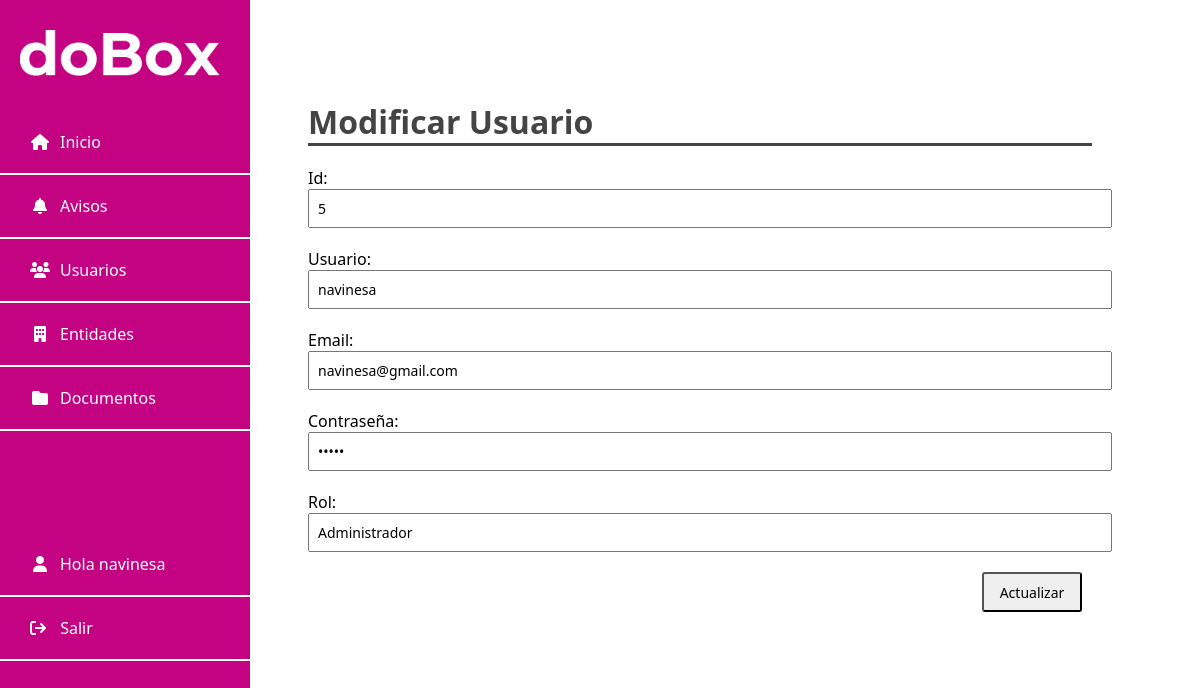
/usuarios/modificar_usuario.php?ID=5 (signed in), run on the app's committed database.
### tables this page shows
CREATE TABLE `tbl_usuarios` (
  `ID` int(11) NOT NULL,
  `USUARIO` varchar(50) NOT NULL,
  `EMAIL` varchar(50) NOT NULL,
  `PASS` varchar(20) NOT NULL,
  `ROL` varchar(15) NOT NULL
);

### login/Usuario_Sesion.php (called while the page is built, shortened)
<?php
class Usuario_Sesion
{
    private $usuario = null;
    private $rol = null;
    function __construct()
    {
        if (isset($_SESSION["usuario"]) || isset($_SESSION["rol"]) || isset($_SESSION["id"]) || isset($_SESSION["email"])) {
            $this->usuario = $_SESSION["usuario"];
            $this->rol = $_SESSION["rol"];
        }
    }
    public function getUsuario()
    {
        return $this->usuario;
    }
    public function getRol()
    {
        return $this->rol;
    }
}

### usuarios/modificar_usuario.php (the view, shortened to what this page needs)
<?php
require('../conexion.php');
include "../login/Usuario_Sesion.php";
$usuario_sesion = new Usuario_Sesion();
$usuario = $usuario_sesion->getUsuario();
$rol = $usuario_sesion->getRol();
$id = $_GET['ID'];
$query = "SELECT * FROM tbl_usuarios WHERE ID= '" . $id . "'";
$resultado = $mysqli->query($query);
$fila = $resultado->fetch_assoc();
?>
<!DOCTYPE html>
<html lang="en">
<head>
    <link rel="stylesheet" type="text/css" href="../css/index.css">
    <link rel="stylesheet" href="https://cdnjs.cloudflare.com/ajax/libs/font-awesome/6.1.1/css/all.min.css" />
</head>
<body>
    <div class="sidenav">
        <img class="logo" src="../img/logo_doBox_white.png">
        <a href="../home.php"><i class="fa fa-fw fa-home"></i>Inicio</a>
        <?php if ($rol === 'Administrador') { ?>
            <a href="../avisos/gridavisos.php"><i class="fa fa-fw fa-bell"></i>Avisos</a>
            <a href="../usuarios/gridusuarios.php"><i class="fa fa-fw fa-users"></i>Usuarios</a>
        <?php }
        ?>
        <a href="../entidades/gridentidades.php"><i class="fa fa-fw fa-building"></i>Entidades</a>
        <a href="../documentos/griddocumentos.php"><i class="fa fa-fw fa-folder"></i>Documentos</a>
        <br>
        <div class="sesion">
            <a href="index.php"><i class="fa fa-fw fa-user"></i>Hola <?php echo $usuario ?></a>
            <a href="../login/logout.php"><i class="fa fa-solid fa-arrow-right-from-bracket"></i> Salir</a>
        </div>
    </div>
    <div class="main">
        <h1>Modificar Usuario</h1>
        <form name="modificar_usuario" action="modifica_usuario.php" method="POST">
            <label for="id">Id:</label>
            <input type="text" name="id" value="<?php echo $fila['ID']; ?>" readonly />
            <label for="nombre">Usuario:</label>
            <input type="text" name="usuario" value="<?php echo $fila['USUARIO']; ?>" />
            <label for="email">Email:</label>
            <input type="email" name="email" value="<?php echo $fila['EMAIL']; ?>" readonly/>
            <label for="pass">Contraseña:</label>
            <input type="password" name="pass" value="<?php echo $fila['PASS']; ?>" />
            <label for="rol">Rol:</label>
            <input type="text" name="rol" value="<?php echo $fila['ROL']; ?>" />
            <input class="guardar" type="submit" name="modifica_usuario" value="Actualizar" />
        </form>
    </div>
</body>
</html>

### css/index.css (style rules this page uses)
body { font-family:'Segoe UI', Tahoma, Geneva, Verdana, sans-serif }
h1 { border-bottom: 3px solid #444; color:#444 }
.logo { width: 200px; margin: 20px 20px 20px 10px; padding: 10px 10px 10px 10px; border-radius: 10px }
.fa { padding-right: 10px }
.sidenav { height: 100%; width: 250px; position: fixed; z-index: 1; top: 0; left: 0; background-color: #c40383; overflow-x: hidden }
.sidenav a { padding: 20px 8px 20px 30px; text-decoration: none; font-size: 16px; color: white; display: block; border-bottom: 2px solid white }
.sesion { margin-top: 80px }
.main { margin-left: 300px; margin-top: 100px; margin-right: 100px }
input { width: 100%; padding: 8px 8px; font-family: 'Segoe UI', Tahoma, Geneva, Verdana, sans-serif; font-size: 14px; margin-bottom: 20px }
.guardar { font-family: 'Segoe UI', Tahoma, Geneva, Verdana, sans-serif; border-radius: 3px; float: right; width: 100px; height: 40px; margin-left: 10px; margin-right: 10px; margin-bottom: 10px }

### data on the page
tbl_usuarios: id "5", usuario "navinesa", email "navinesa@gmail.com", rol "Administrador"

### other printed values
$usuario "navinesa"
